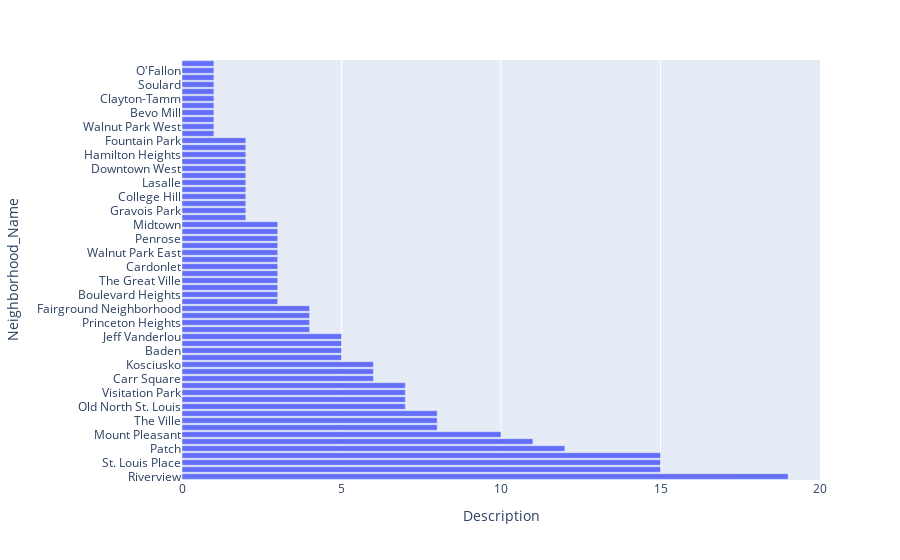

The code cell stored with this chart in its notebook:
### Code cell
#plot murders
fig = px.bar(murder_2020, x='Description', y='Neighborhood_Name')
fig.show()

### Figure 1 — Plotly figure (JSON) as saved in the notebook; plotly's stock layout.template omitted (floating-point values rounded to 4 significant figures)
{"data": [{"alignmentgroup": "True", "hovertemplate": "Description=%{x}<br>Neighborhood_Name=%{y}<extra></extra>", "legendgroup": "", "marker": {"color": "#636efa"}, "name": "", "offsetgroup": "", "orientation": "h", "showlegend": false, "textposition": "auto", "type": "bar", "x": [19, 15, 15, 15, 12, 11, 10, 8, 8, 8, 7, 7, 7, 7, 6, 6, 6, 5, 5, 5, 5, 4, 4, 4, 4, 3, 3, 3, 3, 3, 3, 3, 3, 3, 3, 3, 3, 2, 2, 2, 2, 2, 2, 2, 2, 2, 2, 2, 2, 1, 1, 1, 1, 1, 1, 1, 1, 1, 1, 1], "xaxis": "x", "y": ["Riverview", "Covenant Blu - Grand Center", "St. Louis Place", "North Riverfront", "Patch", "North Point", "Mount Pleasant", "Academy", "The Ville", "Marine Villa", "Old North St. Louis", "Hyde Park", "Visitation Park", "Kingsway West", "Carr Square", "Mark Twain I-70 Ind.", "Kosciusko", "Mark Twain", "Baden", "Near N. Riverfront", "Jeff Vanderlou", "Kingsway East", "Princeton Heights", "Lewis Place", "Fairground Neighborhood", "Holly Hills", "Boulevard Heights", "The Gate District", "The Great Ville", "Tower Grove South", "Cardonlet", "Vandeventer", "Walnut Park East", "McKinley Heights", "Penrose", "Wells-Goodfellow", "Midtown", "Compton Heights", "Gravois Park", "Downtown", "College Hill", "Columbus Square", "Lasalle", "Lafayette Square", "Downtown West", "Dutchtown", "Hamilton Heights", "Forest Park SE", "Fountain Park", "Tiffany", "Walnut Park West", "Clifton Heights", "Bevo Mill", "Fox Park", "Clayton-Tamm", "St. Louis Hills", "Soulard", "McRee Town", "O'Fallon", "West End"], "yaxis": "y"}], "layout": {"barmode": "relative", "legend": {"tracegroupgap": 0}, "margin": {"t": 60}, "xaxis": {"anchor": "y", "domain": [0, 1], "title": {"text": "Description"}}, "yaxis": {"anchor": "x", "domain": [0, 1], "title": {"text": "Neighborhood_Name"}}}}
